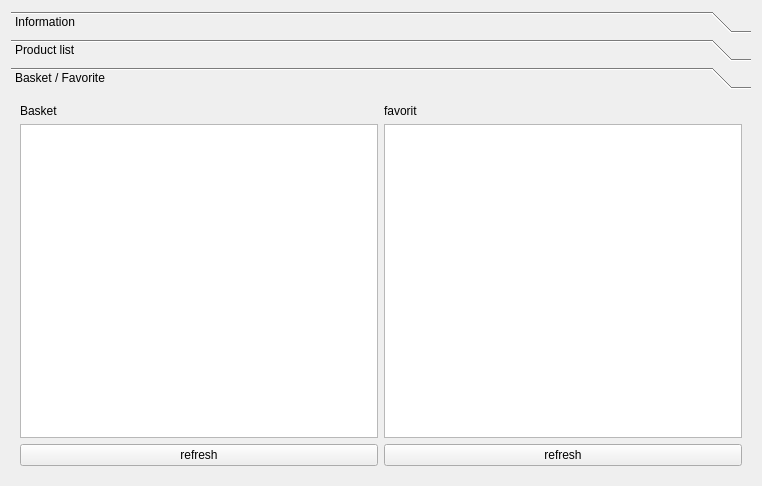
<?xml version="1.0" encoding="UTF-8"?>
<ui version="4.0">
 <class>Form</class>
 <widget class="QWidget" name="Form">
  <property name="geometry">
   <rect>
    <x>0</x>
    <y>0</y>
    <width>762</width>
    <height>486</height>
   </rect>
  </property>
  <property name="windowTitle">
   <string>Form</string>
  </property>
  <layout class="QGridLayout" name="gridLayout">
   <item row="0" column="0">
    <widget class="QToolBox" name="toolBox">
     <property name="currentIndex">
      <number>2</number>
     </property>
     <widget class="QWidget" name="page">
      <property name="geometry">
       <rect>
        <x>0</x>
        <y>0</y>
        <width>109</width>
        <height>132</height>
       </rect>
      </property>
      <attribute name="label">
       <string>Information</string>
      </attribute>
      <layout class="QGridLayout" name="gridLayout_2">
       <item row="0" column="0">
        <widget class="QLabel" name="label">
         <property name="text">
          <string>CU ID </string>
         </property>
        </widget>
       </item>
       <item row="1" column="0">
        <widget class="QTableWidget" name="tableWidget"/>
       </item>
      </layout>
     </widget>
     <widget class="QWidget" name="page_2">
      <property name="geometry">
       <rect>
        <x>0</x>
        <y>0</y>
        <width>740</width>
        <height>371</height>
       </rect>
      </property>
      <attribute name="label">
       <string>Product list</string>
      </attribute>
      <layout class="QGridLayout" name="gridLayout_5">
       <item row="2" column="1">
        <layout class="QHBoxLayout" name="horizontalLayout_5">
         <item>
          <widget class="QPushButton" name="pushButton_2">
           <property name="text">
            <string>refresh</string>
           </property>
          </widget>
         </item>
        </layout>
       </item>
       <item row="0" column="1">
        <layout class="QHBoxLayout" name="horizontalLayout_4">
         <item>
          <widget class="QLabel" name="label_5">
           <property name="text">
            <string>TextLabel</string>
           </property>
          </widget>
         </item>
        </layout>
       </item>
       <item row="1" column="1">
        <layout class="QHBoxLayout" name="horizontalLayout_9">
         <item>
          <widget class="QTableWidget" name="tableWidget_3"/>
         </item>
        </layout>
       </item>
       <item row="1" column="0">
        <widget class="QLabel" name="label_2">
         <property name="maximumSize">
          <size>
           <width>400</width>
           <height>16777215</height>
          </size>
         </property>
         <property name="text">
          <string>wallet inventory</string>
         </property>
        </widget>
       </item>
      </layout>
     </widget>
     <widget class="QWidget" name="page_3">
      <property name="geometry">
       <rect>
        <x>0</x>
        <y>0</y>
        <width>740</width>
        <height>371</height>
       </rect>
      </property>
      <attribute name="label">
       <string>Basket / Favorite</string>
      </attribute>
      <layout class="QGridLayout" name="gridLayout_3">
       <item row="2" column="0">
        <layout class="QHBoxLayout" name="horizontalLayout_3">
         <item>
          <widget class="QPushButton" name="pushButton_3">
           <property name="text">
            <string>refresh</string>
           </property>
          </widget>
         </item>
         <item>
          <widget class="QPushButton" name="pushButton">
           <property name="text">
            <string>refresh</string>
           </property>
          </widget>
         </item>
        </layout>
       </item>
       <item row="0" column="0">
        <layout class="QHBoxLayout" name="horizontalLayout_2">
         <item>
          <widget class="QLabel" name="label_4">
           <property name="text">
            <string>Basket</string>
           </property>
          </widget>
         </item>
         <item>
          <widget class="QLabel" name="label_3">
           <property name="text">
            <string>favorit</string>
           </property>
          </widget>
         </item>
        </layout>
       </item>
       <item row="1" column="0">
        <layout class="QHBoxLayout" name="horizontalLayout_7">
         <item>
          <widget class="QTableWidget" name="tableWidget_2"/>
         </item>
         <item>
          <widget class="QTableWidget" name="tableWidget_4"/>
         </item>
        </layout>
       </item>
      </layout>
     </widget>
    </widget>
   </item>
  </layout>
 </widget>
 <resources/>
 <connections/>
</ui>
